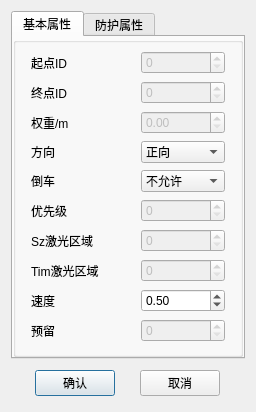
<?xml version="1.0" encoding="UTF-8"?>
<ui version="4.0">
 <class>DialogEdge</class>
 <widget class="QDialog" name="DialogEdge">
  <property name="geometry">
   <rect>
    <x>0</x>
    <y>0</y>
    <width>256</width>
    <height>412</height>
   </rect>
  </property>
  <property name="sizePolicy">
   <sizepolicy hsizetype="Fixed" vsizetype="Fixed">
    <horstretch>0</horstretch>
    <verstretch>0</verstretch>
   </sizepolicy>
  </property>
  <property name="minimumSize">
   <size>
    <width>256</width>
    <height>412</height>
   </size>
  </property>
  <property name="maximumSize">
   <size>
    <width>256</width>
    <height>412</height>
   </size>
  </property>
  <property name="windowTitle">
   <string>DialogEdge</string>
  </property>
  <layout class="QGridLayout" name="gridLayout_7">
   <item row="0" column="0">
    <widget class="QTabWidget" name="tabWidget">
     <property name="currentIndex">
      <number>0</number>
     </property>
     <widget class="QWidget" name="tab">
      <attribute name="title">
       <string>基本属性</string>
      </attribute>
      <layout class="QGridLayout" name="gridLayout_6">
       <property name="margin">
        <number>0</number>
       </property>
       <property name="spacing">
        <number>0</number>
       </property>
       <item row="0" column="0">
        <widget class="QGroupBox" name="baseGroupBox">
         <property name="title">
          <string/>
         </property>
         <property name="flat">
          <bool>true</bool>
         </property>
         <layout class="QGridLayout" name="gridLayout" columnstretch="1,0">
          <property name="leftMargin">
           <number>15</number>
          </property>
          <property name="topMargin">
           <number>5</number>
          </property>
          <property name="rightMargin">
           <number>15</number>
          </property>
          <property name="bottomMargin">
           <number>5</number>
          </property>
          <property name="spacing">
           <number>4</number>
          </property>
          <item row="2" column="0">
           <widget class="QLabel" name="weightLabel">
            <property name="text">
             <string>权重/m</string>
            </property>
           </widget>
          </item>
          <item row="7" column="1">
           <widget class="QSpinBox" name="SZLaserSpinBox">
            <property name="enabled">
             <bool>false</bool>
            </property>
           </widget>
          </item>
          <item row="4" column="0">
           <widget class="QLabel" name="directionLabel">
            <property name="text">
             <string>方向</string>
            </property>
           </widget>
          </item>
          <item row="9" column="1">
           <widget class="QDoubleSpinBox" name="speedSpinBox">
            <property name="maximum">
             <double>2.000000000000000</double>
            </property>
            <property name="singleStep">
             <double>0.100000000000000</double>
            </property>
            <property name="value">
             <double>0.500000000000000</double>
            </property>
           </widget>
          </item>
          <item row="2" column="1">
           <widget class="QDoubleSpinBox" name="weightSpinBox">
            <property name="enabled">
             <bool>false</bool>
            </property>
            <property name="maximum">
             <double>999999999.000000000000000</double>
            </property>
           </widget>
          </item>
          <item row="5" column="0">
           <widget class="QLabel" name="backwardLabel">
            <property name="text">
             <string>倒车</string>
            </property>
           </widget>
          </item>
          <item row="0" column="1">
           <widget class="QSpinBox" name="startIdSpinBox">
            <property name="enabled">
             <bool>false</bool>
            </property>
            <property name="maximum">
             <number>999999999</number>
            </property>
           </widget>
          </item>
          <item row="0" column="0">
           <widget class="QLabel" name="startIdLabel">
            <property name="text">
             <string>起点ID</string>
            </property>
           </widget>
          </item>
          <item row="7" column="0">
           <widget class="QLabel" name="SZLaserLabel">
            <property name="text">
             <string>Sz激光区域</string>
            </property>
           </widget>
          </item>
          <item row="8" column="1">
           <widget class="QSpinBox" name="TimLaserSpinBox">
            <property name="enabled">
             <bool>false</bool>
            </property>
           </widget>
          </item>
          <item row="9" column="0">
           <widget class="QLabel" name="speedLabel">
            <property name="text">
             <string>速度</string>
            </property>
           </widget>
          </item>
          <item row="10" column="0">
           <widget class="QLabel" name="sensorLabel">
            <property name="text">
             <string>预留</string>
            </property>
           </widget>
          </item>
          <item row="1" column="1">
           <widget class="QSpinBox" name="endIdSpinBox">
            <property name="enabled">
             <bool>false</bool>
            </property>
            <property name="maximum">
             <number>999999999</number>
            </property>
           </widget>
          </item>
          <item row="5" column="1">
           <widget class="QComboBox" name="backwardComboBox">
            <property name="sizePolicy">
             <sizepolicy hsizetype="Minimum" vsizetype="Fixed">
              <horstretch>0</horstretch>
              <verstretch>0</verstretch>
             </sizepolicy>
            </property>
            <item>
             <property name="text">
              <string>不允许</string>
             </property>
            </item>
            <item>
             <property name="text">
              <string>允许</string>
             </property>
            </item>
           </widget>
          </item>
          <item row="10" column="1">
           <widget class="QSpinBox" name="sensorSpinBox">
            <property name="enabled">
             <bool>false</bool>
            </property>
           </widget>
          </item>
          <item row="1" column="0">
           <widget class="QLabel" name="endIdLabel">
            <property name="text">
             <string>终点ID</string>
            </property>
           </widget>
          </item>
          <item row="8" column="0">
           <widget class="QLabel" name="TimLaserLabel">
            <property name="text">
             <string>Tim激光区域</string>
            </property>
           </widget>
          </item>
          <item row="4" column="1">
           <widget class="QComboBox" name="directionComboBox">
            <property name="sizePolicy">
             <sizepolicy hsizetype="Minimum" vsizetype="Fixed">
              <horstretch>0</horstretch>
              <verstretch>0</verstretch>
             </sizepolicy>
            </property>
            <item>
             <property name="text">
              <string>正向</string>
             </property>
            </item>
            <item>
             <property name="text">
              <string>反向</string>
             </property>
            </item>
            <item>
             <property name="text">
              <string>双向</string>
             </property>
            </item>
           </widget>
          </item>
          <item row="6" column="0">
           <widget class="QLabel" name="priorityLabel">
            <property name="text">
             <string>优先级</string>
            </property>
           </widget>
          </item>
          <item row="6" column="1">
           <widget class="QSpinBox" name="prioritySpinBox">
            <property name="enabled">
             <bool>false</bool>
            </property>
            <property name="value">
             <number>0</number>
            </property>
           </widget>
          </item>
         </layout>
        </widget>
       </item>
      </layout>
     </widget>
     <widget class="QWidget" name="tab_2">
      <attribute name="title">
       <string>防护属性</string>
      </attribute>
      <layout class="QGridLayout" name="gridLayout_2">
       <property name="margin">
        <number>1</number>
       </property>
       <property name="spacing">
        <number>0</number>
       </property>
       <item row="0" column="0">
        <widget class="QTableWidget" name="sensorTableWidget">
         <property name="sizePolicy">
          <sizepolicy hsizetype="Preferred" vsizetype="Preferred">
           <horstretch>0</horstretch>
           <verstretch>0</verstretch>
          </sizepolicy>
         </property>
         <property name="frameShape">
          <enum>QFrame::NoFrame</enum>
         </property>
         <property name="frameShadow">
          <enum>QFrame::Sunken</enum>
         </property>
         <property name="lineWidth">
          <number>0</number>
         </property>
         <property name="gridStyle">
          <enum>Qt::DotLine</enum>
         </property>
         <property name="sortingEnabled">
          <bool>false</bool>
         </property>
         <attribute name="horizontalHeaderDefaultSectionSize">
          <number>43</number>
         </attribute>
         <attribute name="horizontalHeaderMinimumSectionSize">
          <number>15</number>
         </attribute>
         <attribute name="horizontalHeaderShowSortIndicator" stdset="0">
          <bool>false</bool>
         </attribute>
         <attribute name="horizontalHeaderStretchLastSection">
          <bool>true</bool>
         </attribute>
         <row>
          <property name="text">
           <string>前超声</string>
          </property>
         </row>
         <row>
          <property name="text">
           <string>后超声</string>
          </property>
         </row>
         <row>
          <property name="text">
           <string>左前超声</string>
          </property>
         </row>
         <row>
          <property name="text">
           <string>左后超声</string>
          </property>
         </row>
         <row>
          <property name="text">
           <string>右前超声</string>
          </property>
         </row>
         <row>
          <property name="text">
           <string>右后超声</string>
          </property>
         </row>
         <row>
          <property name="text">
           <string>前光电</string>
          </property>
         </row>
         <column>
          <property name="text">
           <string>启用</string>
          </property>
         </column>
         <column>
          <property name="text">
           <string>方向</string>
          </property>
         </column>
         <column>
          <property name="text">
           <string>减距</string>
          </property>
         </column>
         <column>
          <property name="text">
           <string>停距</string>
          </property>
         </column>
         <item row="0" column="0">
          <property name="text">
           <string>1</string>
          </property>
         </item>
         <item row="0" column="1">
          <property name="text">
           <string>0</string>
          </property>
         </item>
         <item row="0" column="2">
          <property name="text">
           <string>120</string>
          </property>
         </item>
         <item row="0" column="3">
          <property name="text">
           <string>100</string>
          </property>
         </item>
         <item row="1" column="0">
          <property name="text">
           <string>1</string>
          </property>
         </item>
         <item row="1" column="1">
          <property name="text">
           <string>0</string>
          </property>
         </item>
         <item row="1" column="2">
          <property name="text">
           <string>120</string>
          </property>
         </item>
         <item row="1" column="3">
          <property name="text">
           <string>100</string>
          </property>
         </item>
         <item row="2" column="0">
          <property name="text">
           <string>1</string>
          </property>
         </item>
         <item row="2" column="1">
          <property name="text">
           <string>0</string>
          </property>
         </item>
         <item row="2" column="2">
          <property name="text">
           <string>120</string>
          </property>
         </item>
         <item row="2" column="3">
          <property name="text">
           <string>100</string>
          </property>
         </item>
         <item row="3" column="0">
          <property name="text">
           <string>1</string>
          </property>
         </item>
         <item row="3" column="1">
          <property name="text">
           <string>0</string>
          </property>
         </item>
         <item row="3" column="2">
          <property name="text">
           <string>120</string>
          </property>
         </item>
         <item row="3" column="3">
          <property name="text">
           <string>100</string>
          </property>
         </item>
         <item row="4" column="0">
          <property name="text">
           <string>1</string>
          </property>
         </item>
         <item row="4" column="1">
          <property name="text">
           <string>0</string>
          </property>
         </item>
         <item row="4" column="2">
          <property name="text">
           <string>120</string>
          </property>
         </item>
         <item row="4" column="3">
          <property name="text">
           <string>100</string>
          </property>
         </item>
         <item row="5" column="0">
          <property name="text">
           <string>1</string>
          </property>
         </item>
         <item row="5" column="1">
          <property name="text">
           <string>0</string>
          </property>
         </item>
         <item row="5" column="2">
          <property name="text">
           <string>120</string>
          </property>
         </item>
         <item row="5" column="3">
          <property name="text">
           <string>100</string>
          </property>
         </item>
         <item row="6" column="0">
          <property name="text">
           <string>1</string>
          </property>
         </item>
         <item row="6" column="1">
          <property name="text">
           <string>0</string>
          </property>
         </item>
         <item row="6" column="2">
          <property name="text">
           <string>30</string>
          </property>
         </item>
         <item row="6" column="3">
          <property name="text">
           <string>30</string>
          </property>
         </item>
        </widget>
       </item>
      </layout>
     </widget>
    </widget>
   </item>
   <item row="1" column="0">
    <layout class="QHBoxLayout" name="horizontalLayout">
     <property name="margin">
      <number>5</number>
     </property>
     <item>
      <widget class="QPushButton" name="okPushButton">
       <property name="sizePolicy">
        <sizepolicy hsizetype="Fixed" vsizetype="Fixed">
         <horstretch>0</horstretch>
         <verstretch>0</verstretch>
        </sizepolicy>
       </property>
       <property name="text">
        <string>确认</string>
       </property>
      </widget>
     </item>
     <item>
      <widget class="QPushButton" name="cancelPushButton">
       <property name="sizePolicy">
        <sizepolicy hsizetype="Fixed" vsizetype="Fixed">
         <horstretch>0</horstretch>
         <verstretch>0</verstretch>
        </sizepolicy>
       </property>
       <property name="text">
        <string>取消</string>
       </property>
      </widget>
     </item>
    </layout>
   </item>
  </layout>
 </widget>
 <layoutdefault spacing="6" margin="11"/>
 <resources/>
 <connections/>
</ui>
